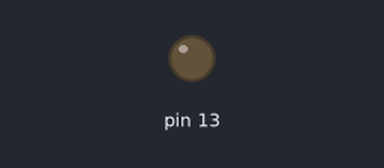
Simulated run of this sketch. Board: Arduino Mega 2560, built with avr-gcc and run on an emulated ATmega2560. Parts: output pins drawn as LEDs (lit = HIGH). Pins used as bus, display or sensor lines are not drawn.

Above: at 0.5 s.
At 43.0 s:
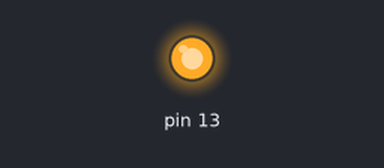
Timing chart, 0 to 56.0 s (numbered marks = the images above):
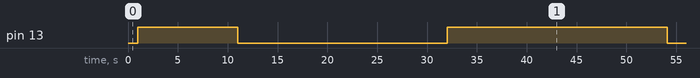

Measured:
- by itself, pin 13: repeats every 43.1 s: LOW 21.0 s, HIGH 22.0 s

The sketch:

SterDirOutputTest.ino
```cpp
//Alter the speed
int timerDelay = 10;


void setup() {
  // put your setup code here, to run once:
  pinMode(12, OUTPUT);
  pinMode(13, OUTPUT);
}

void loop() {
  // put your main code here, to run repeatedly:
  delay(1000);

  digitalWrite(13, HIGH); //direction
  delay(1);  //1 milisecond pause
  for(int i = 0; i<1000; i++) {
    digitalWrite(12, HIGH);
    delayMicroseconds(1);
    digitalWrite(12, LOW);
    delay(timerDelay);

  }
  digitalWrite(13, LOW);
  delay(1000);  //1 second pause
  for(int i = 0; i<2000; i++) {
    digitalWrite(12, HIGH);
    delayMicroseconds(1);
    digitalWrite(12, LOW);
    delay(timerDelay);

  }
 digitalWrite(13, HIGH);
  delay(1000); //1 second pause
  for(int i = 0; i<1000; i++) {
    digitalWrite(12, HIGH);
    delayMicroseconds(1);
    digitalWrite(12, LOW);
    delay(timerDelay);

  }


}
```
